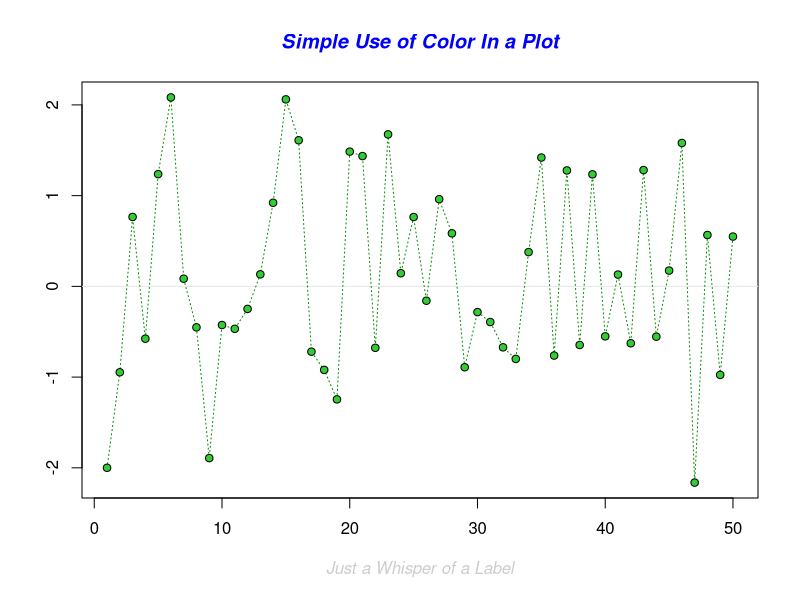
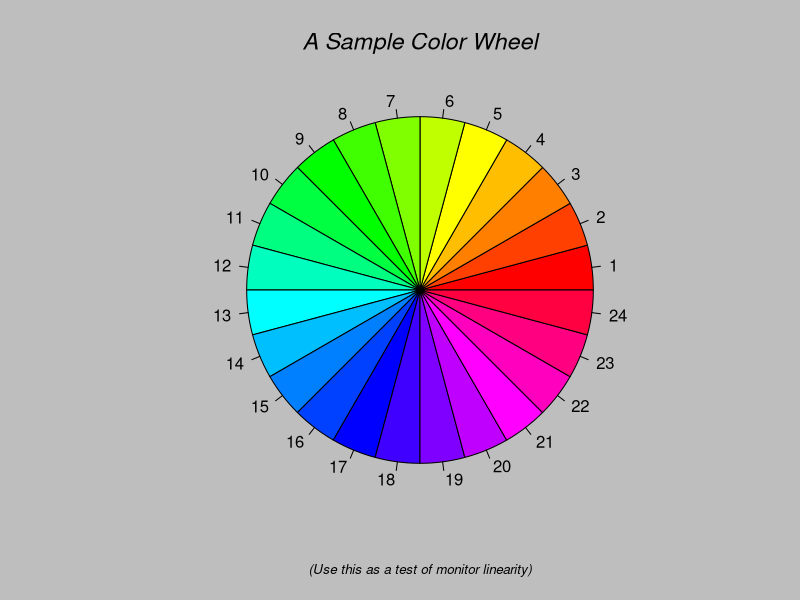
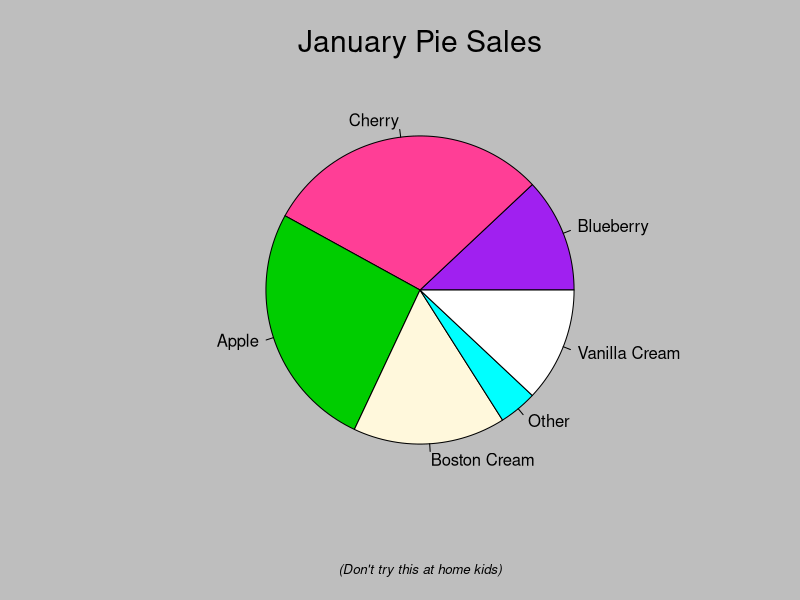
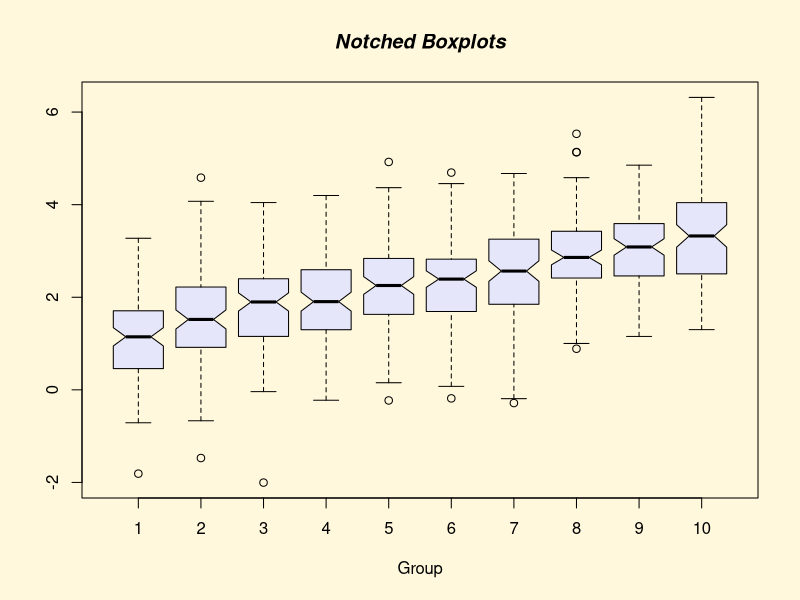
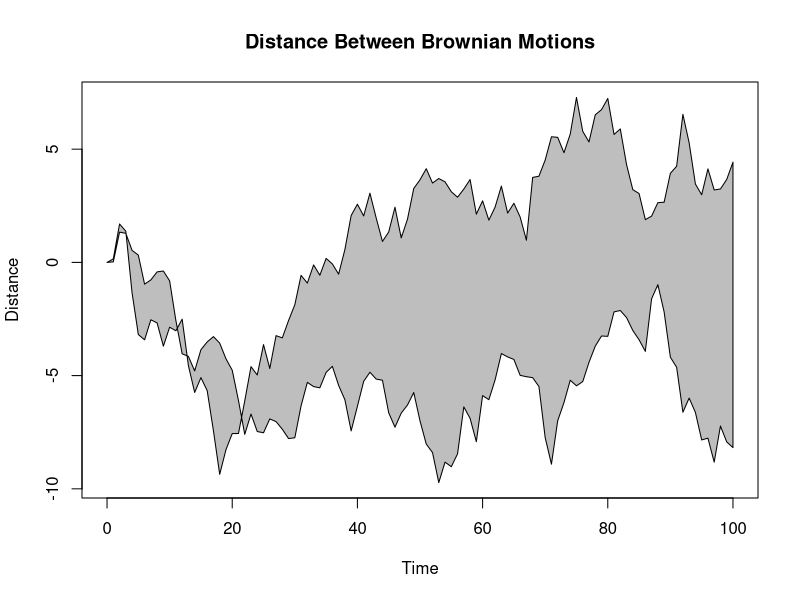
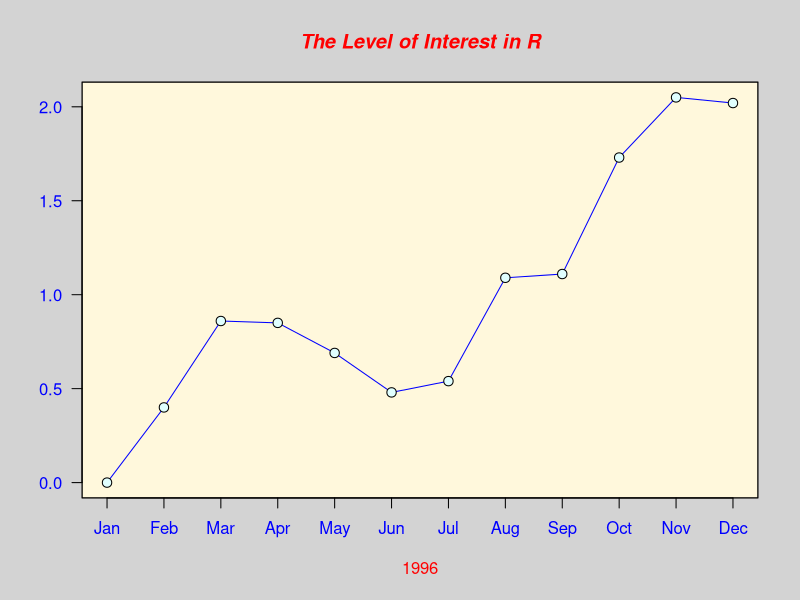
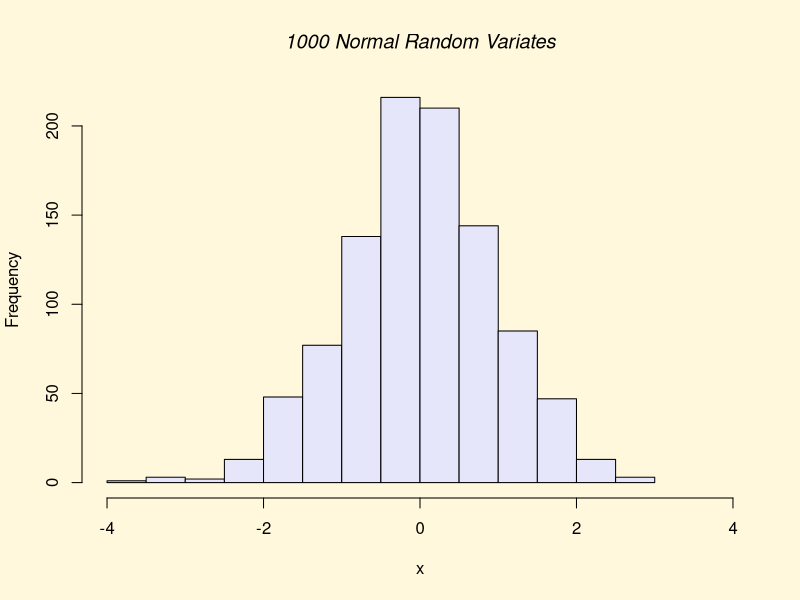
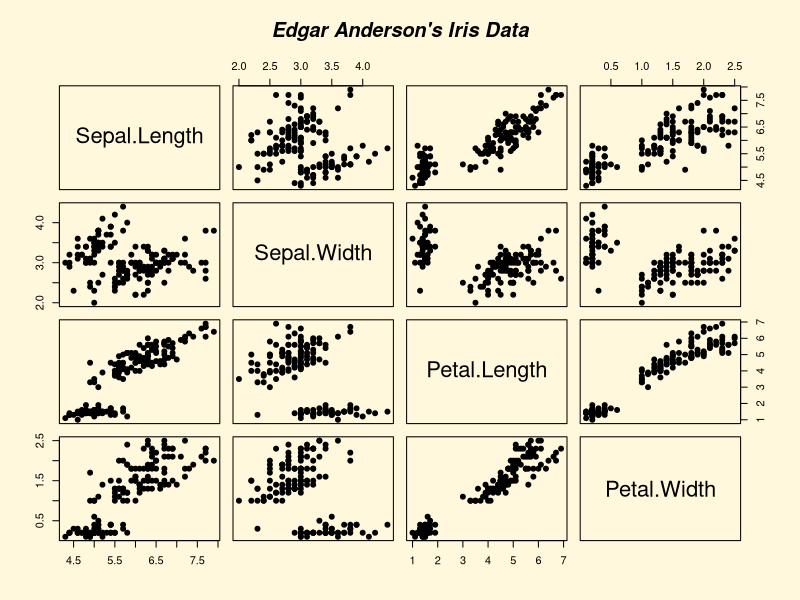

Generate these figures, in order, with R:
## ---- chunk 1
options(digits = 15)
2/3; 2.1^3.1
## ---- chunk 2
2*pi
sin(2*pi)
 
# This is e
exp(1)               
 
sqrt(2)
## ---- chunk 3
x= 2.1
cat("x =", x, "\n")
cat("root2 =", sqrt(2), "\n", "root3 =", sqrt(3), "\n")
## ---- chunk 4
# To see a sequence of simple graphics pictures
demo(graphics)        
 
# To see a sequence of 3D graphics
#demo(persp)           
 
# To list available demonstrations in base package of R
#demo() 
## ---- chunk 5
# To list all arithmetic operators in R
help(Arithmetic)      
 
# To get help on the log function
help(log)             
 
# To display R help on the plot() function
help(plot)            
 
# Same as help(plot)
?plot                 
 
# To see example of the usage of plot function
example(plot)         
 
# To list all R commands containing the string plot; could be too much info
help.search("plot")   
 
# Same as help.search("plot")
??plot   
## ---- chunk 6
sequence_1 = 0 : 10 - 2
print(sequence_1)
 
sequence_2 = 0 : (10 - 2)
print(sequence_2)
## ---- chunk 7
x = seq(from = 0, to = 10, by = 0.5)
square_root_x = sqrt(x)
 
plot(x, square_root_x)
## ---- chunk 8
x = seq(from =0, to =10, by=0.5)
square_root_x = sqrt(x)
plot(x, square_root_x)

# To pause between plots
par(ask = TRUE) 

# To add title
plot(x, square_root_x, main = "My First Plot")                         
 
# To add label to y-axis
plot(x, square_root_x, main = "My First Plot", ylab = "sqrt(x)")        
 
# To set limits of y-axis
plot(x, square_root_x, main = "My First Plot", ylab = "sqrt(x)", ylim = c(0, 10))  
 

# add color
plot(x, square_root_x, main = "my fisrt plot", ylab = "sqrt(x)", ylim = c(0,10), col = "blue")

# To over strike with both plotting characters, pch, and connecting lines
plot(x, square_root_x, main = "My First Plot", ylab = "sqrt(x)", ylim = c(0, 10),col = "blue", type = "o")  

# To set the line type
plot(x, square_root_x, main = "My First Plot", ylab = "sqrt(x)", ylim = c(0, 10), col = "blue", type = "o", lty = "dotted") 

# To set plotting character 
plot(x, square_root_x, main = "My First Plot", ylab = "sqrt(x)", ylim = c(0, 10), col = "blue", type = "o", lty = "dotted", pch = 22)   
## ---- chunk 9
t = seq(from = 0, to = 10, by = 0.5)
        
# To pause between plots
#par(ask = TRUE)                                           
    
plot(t, sqrt(2 * t), main = "Adding to Plot", sub = "A function and its inverse", xlab = "", ylab = "", xlim = c(0, 10), ylim = c(0, 10), pch = 16, type = "o") 
 
# To add the inverse function
points(t, 0.5 * t * t, col = "red" , pch = 16, type = "o")    
 
# To add the line with intercept = 0, slope = 1
abline(0, 1, col = "gray", lwd = 3, lty = "dashed")      
 
# To add text
text(7, 7.3, "45-degree line", srt = 45)                 
legend("bottomright", legend = c("funtion", "inverse"), pch = 16, col = c("black", "red"))
 
# One can add graphs of mathematical functions using, for example:
x = seq(from =0, to =10, by=0.5)
lines(curve(sin(x) + cos(x) + 5,  add = TRUE))
## ---- chunk 10
curve(sin(x), xlim = c(-4*pi, 4*pi), ylim = c(-2, 2), col = "red", ylab = "")
 
# To plot horizontal line using h
abline(h=0, lty= "dotted")    
 
# To mark the origin      
points(0, 0, pch = 3)                
 
curve(cos(x),  col = "blue", add = TRUE) 
curve(sin(x) + cos(x),  col = "purple", lwd = 3, add = TRUE)
 
title("sin(x) + cos(x)")
 
legend("bottomright", legend = c("sin(x)", "cos(x)", "sin(x) + cos(x)"), 
        lty = 1, col = c("red", "blue", "purple"))
## ---- chunk 11
# Prepare for 2x2 plots, to be filled by rows
par(mfrow = c(2, 2))          
 
t = seq(0, 10, 0.2)
plot(t, sin(t)) 
curve(sinh(x), -5, 5)
curve(tan(x), n = 500, -5, 5)
curve(round(x), n = 500, -5, 5) 
 
# Return to single plot
par(mfrow = c(1, 1))          
 
curve(sin(x), -5, 5) 
## ---- chunk 12
# fit a line to two data points
x2 = c(1,2)
y2 = c(1.5,2.5)
plot(x2,y2, main = "Unique line through 2 points", xlim = c(0,4), ylim = c(0, 4))

# compute the least square line 

ls_fit_line = lm(y2~x2)
print(ls_fit_line)

# plot the least square line stored in ls_fit_line
abline(ls_fit_line, col = "red")

# plot the vector contain the intercept and slope 
print(coef(ls_fit_line))

# more information
print(summary(ls_fit_line))
## ---- chunk 13
# Compute least-square line fit for 3 data points
x3 = c(1, 2, 3)
y3 = c(1.5, 2.5, 2.8)
 
plot(x3, y3, main="Best-fit line through 3 points", xlim=c(0, 4), ylim = c(0, 4)) 
fit3 = lm(y3 ~ x3)
abline(fit3, col = "red")
## ---- chunk 14
print(fit3)
print(summary(fit3))
## ---- chunk 15
# Compute the parabola through 3 data points
 
plot(x3, y3, main="Unique parabola through 3 points", xlim=c(0, 6), ylim = c(0, 6)) 
fit_parabola3 = lm(y3 ~ x3 + I(x3^2))
print(fit_parabola3 )
curve(coef(fit_parabola3)[1] + coef(fit_parabola3)[2]* x + coef(fit_parabola3)[3]*x^2, 0, 6, col = "red", add=TRUE)
## ---- chunk 16
# Compute a best-fit parabola for 4 data points
 
x4 = c(1, 2, 3, 4)
y4 = c(1.5, 2.5, 2.8, 1.7)
 
plot(x4, y4, main="Best-fit parabola through 4 points", xlim=c(0, 6), ylim = c(0, 6)) 
fit_parabola4 = lm(y4 ~ x4 + I(x4^2))
curve(coef(fit_parabola4)[1] + coef(fit_parabola4)[2]* x + coef(fit_parabola4)[3]*x^2, 0, 6, col = "red", add=TRUE)
 
# Add the predicted points
points(x4, predict(fit_parabola4), col = "green") 

print(fit_parabola4)
